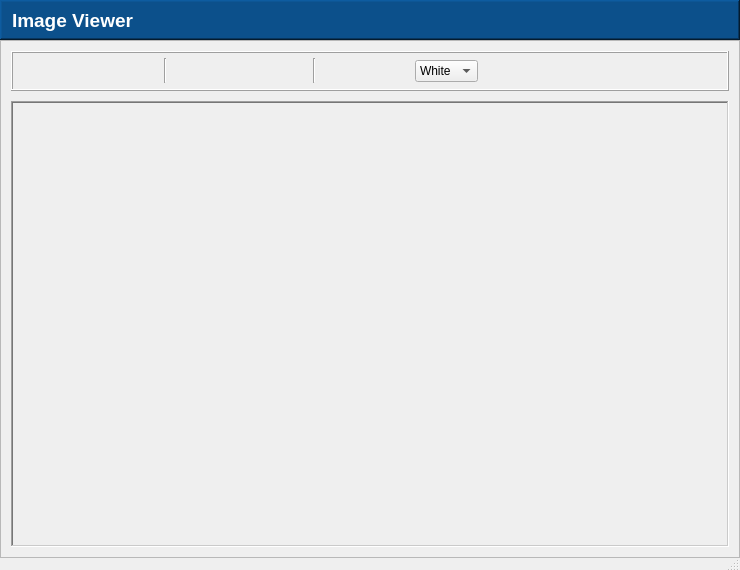
<?xml version="1.0" encoding="UTF-8"?>
<ui version="4.0">
 <class>MainWindow</class>
 <widget class="QMainWindow" name="MainWindow">
  <property name="geometry">
   <rect>
    <x>0</x>
    <y>0</y>
    <width>740</width>
    <height>570</height>
   </rect>
  </property>
  <property name="cursor">
   <cursorShape>OpenHandCursor</cursorShape>
  </property>
  <property name="windowTitle">
   <string>Example_UI</string>
  </property>
  <property name="windowIcon">
   <iconset>
    <normaloff>Icons/app_logo.ico</normaloff>Icons/app_logo.ico</iconset>
  </property>
  <widget class="QWidget" name="centralwidget">
   <property name="styleSheet">
    <string notr="true">QPushButton{
	border: none;
}

QGroupBox{
	font-weight: bold;
}

</string>
   </property>
   <layout class="QVBoxLayout" name="verticalLayout_4">
    <property name="spacing">
     <number>0</number>
    </property>
    <property name="leftMargin">
     <number>0</number>
    </property>
    <property name="topMargin">
     <number>0</number>
    </property>
    <property name="rightMargin">
     <number>0</number>
    </property>
    <property name="bottomMargin">
     <number>0</number>
    </property>
    <item>
     <widget class="QFrame" name="header">
      <property name="minimumSize">
       <size>
        <width>0</width>
        <height>40</height>
       </size>
      </property>
      <property name="maximumSize">
       <size>
        <width>16777215</width>
        <height>40</height>
       </size>
      </property>
      <property name="cursor">
       <cursorShape>OpenHandCursor</cursorShape>
      </property>
      <property name="styleSheet">
       <string notr="true">QFrame{
	background: #0C508B;
}</string>
      </property>
      <property name="frameShape">
       <enum>QFrame::WinPanel</enum>
      </property>
      <property name="frameShadow">
       <enum>QFrame::Raised</enum>
      </property>
      <layout class="QHBoxLayout" name="horizontalLayout">
       <property name="spacing">
        <number>10</number>
       </property>
       <property name="leftMargin">
        <number>10</number>
       </property>
       <property name="topMargin">
        <number>5</number>
       </property>
       <property name="rightMargin">
        <number>10</number>
       </property>
       <property name="bottomMargin">
        <number>5</number>
       </property>
       <item>
        <widget class="QLabel" name="title">
         <property name="font">
          <font>
           <pointsize>14</pointsize>
           <weight>75</weight>
           <bold>true</bold>
          </font>
         </property>
         <property name="styleSheet">
          <string notr="true">QLabel{
	color: white;
	font-size: 14pt;
	font-weight: bold;
}</string>
         </property>
         <property name="text">
          <string>Image Viewer</string>
         </property>
        </widget>
       </item>
       <item>
        <spacer name="horizontalSpacer">
         <property name="orientation">
          <enum>Qt::Horizontal</enum>
         </property>
         <property name="sizeHint" stdset="0">
          <size>
           <width>40</width>
           <height>20</height>
          </size>
         </property>
        </spacer>
       </item>
       <item>
        <widget class="QPushButton" name="close_header_pushButton">
         <property name="minimumSize">
          <size>
           <width>0</width>
           <height>0</height>
          </size>
         </property>
         <property name="maximumSize">
          <size>
           <width>16777215</width>
           <height>16777215</height>
          </size>
         </property>
         <property name="cursor">
          <cursorShape>PointingHandCursor</cursorShape>
         </property>
         <property name="toolTip">
          <string>&lt;html&gt;&lt;head/&gt;&lt;body&gt;&lt;p&gt;Close&lt;/p&gt;&lt;/body&gt;&lt;/html&gt;</string>
         </property>
         <property name="styleSheet">
          <string notr="true">QPushButton{
	padding: 5px;
}

QPushButton:hover{
	background: #F70000;
 }</string>
         </property>
         <property name="text">
          <string/>
         </property>
         <property name="icon">
          <iconset>
           <normaloff>Icons/close.png</normaloff>Icons/close.png</iconset>
         </property>
         <property name="iconSize">
          <size>
           <width>15</width>
           <height>15</height>
          </size>
         </property>
        </widget>
       </item>
      </layout>
     </widget>
    </item>
    <item>
     <widget class="QFrame" name="main">
      <property name="minimumSize">
       <size>
        <width>0</width>
        <height>0</height>
       </size>
      </property>
      <property name="maximumSize">
       <size>
        <width>16777215</width>
        <height>16777215</height>
       </size>
      </property>
      <property name="cursor">
       <cursorShape>ArrowCursor</cursorShape>
      </property>
      <property name="frameShape">
       <enum>QFrame::StyledPanel</enum>
      </property>
      <property name="frameShadow">
       <enum>QFrame::Raised</enum>
      </property>
      <layout class="QVBoxLayout" name="verticalLayout_3">
       <property name="spacing">
        <number>10</number>
       </property>
       <property name="leftMargin">
        <number>10</number>
       </property>
       <property name="topMargin">
        <number>10</number>
       </property>
       <property name="rightMargin">
        <number>10</number>
       </property>
       <property name="bottomMargin">
        <number>10</number>
       </property>
       <item>
        <widget class="QFrame" name="frame">
         <property name="minimumSize">
          <size>
           <width>0</width>
           <height>40</height>
          </size>
         </property>
         <property name="maximumSize">
          <size>
           <width>16777215</width>
           <height>40</height>
          </size>
         </property>
         <property name="styleSheet">
          <string notr="true">QPushButton{
	padding: 5px;
}

QPushButton:hover{
	background: #a3a3a3;
}

QPushButton:pressed {
	background: rgb(0, 0, 0);
}</string>
         </property>
         <property name="frameShape">
          <enum>QFrame::Box</enum>
         </property>
         <property name="frameShadow">
          <enum>QFrame::Raised</enum>
         </property>
         <layout class="QHBoxLayout" name="horizontalLayout_2">
          <property name="spacing">
           <number>5</number>
          </property>
          <property name="leftMargin">
           <number>10</number>
          </property>
          <property name="topMargin">
           <number>0</number>
          </property>
          <property name="rightMargin">
           <number>10</number>
          </property>
          <property name="bottomMargin">
           <number>0</number>
          </property>
          <item>
           <widget class="QPushButton" name="load_image_toolbar_pushButton">
            <property name="minimumSize">
             <size>
              <width>0</width>
              <height>0</height>
             </size>
            </property>
            <property name="maximumSize">
             <size>
              <width>16777215</width>
              <height>16777215</height>
             </size>
            </property>
            <property name="cursor">
             <cursorShape>PointingHandCursor</cursorShape>
            </property>
            <property name="toolTip">
             <string>&lt;html&gt;&lt;head/&gt;&lt;body&gt;&lt;p&gt;Load Image&lt;/p&gt;&lt;/body&gt;&lt;/html&gt;</string>
            </property>
            <property name="styleSheet">
             <string notr="true"/>
            </property>
            <property name="text">
             <string/>
            </property>
            <property name="icon">
             <iconset>
              <normaloff>Icons/directory_2.png</normaloff>Icons/directory_2.png</iconset>
            </property>
            <property name="iconSize">
             <size>
              <width>21</width>
              <height>21</height>
             </size>
            </property>
           </widget>
          </item>
          <item>
           <widget class="QPushButton" name="clear_image_toolbar_pushButton">
            <property name="minimumSize">
             <size>
              <width>0</width>
              <height>0</height>
             </size>
            </property>
            <property name="maximumSize">
             <size>
              <width>16777215</width>
              <height>16777215</height>
             </size>
            </property>
            <property name="cursor">
             <cursorShape>PointingHandCursor</cursorShape>
            </property>
            <property name="toolTip">
             <string>&lt;html&gt;&lt;head/&gt;&lt;body&gt;&lt;p&gt;Load Image&lt;/p&gt;&lt;/body&gt;&lt;/html&gt;</string>
            </property>
            <property name="styleSheet">
             <string notr="true"/>
            </property>
            <property name="text">
             <string/>
            </property>
            <property name="icon">
             <iconset>
              <normaloff>Icons/clear.png</normaloff>Icons/clear.png</iconset>
            </property>
            <property name="iconSize">
             <size>
              <width>21</width>
              <height>21</height>
             </size>
            </property>
           </widget>
          </item>
          <item>
           <widget class="QPushButton" name="save_image_toolbar_pushButton">
            <property name="minimumSize">
             <size>
              <width>0</width>
              <height>0</height>
             </size>
            </property>
            <property name="maximumSize">
             <size>
              <width>16777215</width>
              <height>16777215</height>
             </size>
            </property>
            <property name="cursor">
             <cursorShape>PointingHandCursor</cursorShape>
            </property>
            <property name="toolTip">
             <string/>
            </property>
            <property name="styleSheet">
             <string notr="true">Save Image</string>
            </property>
            <property name="text">
             <string/>
            </property>
            <property name="icon">
             <iconset>
              <normaloff>Icons/save.png</normaloff>Icons/save.png</iconset>
            </property>
            <property name="iconSize">
             <size>
              <width>21</width>
              <height>21</height>
             </size>
            </property>
           </widget>
          </item>
          <item>
           <widget class="Line" name="line">
            <property name="minimumSize">
             <size>
              <width>0</width>
              <height>25</height>
             </size>
            </property>
            <property name="maximumSize">
             <size>
              <width>16777215</width>
              <height>25</height>
             </size>
            </property>
            <property name="orientation">
             <enum>Qt::Vertical</enum>
            </property>
           </widget>
          </item>
          <item>
           <widget class="QPushButton" name="zoomin_toolbar_pushButton">
            <property name="minimumSize">
             <size>
              <width>0</width>
              <height>0</height>
             </size>
            </property>
            <property name="maximumSize">
             <size>
              <width>16777215</width>
              <height>16777215</height>
             </size>
            </property>
            <property name="cursor">
             <cursorShape>PointingHandCursor</cursorShape>
            </property>
            <property name="toolTip">
             <string/>
            </property>
            <property name="styleSheet">
             <string notr="true">Zoom In</string>
            </property>
            <property name="text">
             <string/>
            </property>
            <property name="icon">
             <iconset>
              <normaloff>Icons/zoom-in.png</normaloff>Icons/zoom-in.png</iconset>
            </property>
            <property name="iconSize">
             <size>
              <width>21</width>
              <height>21</height>
             </size>
            </property>
           </widget>
          </item>
          <item>
           <widget class="QPushButton" name="zoomout_toolbar_pushButton">
            <property name="minimumSize">
             <size>
              <width>0</width>
              <height>0</height>
             </size>
            </property>
            <property name="maximumSize">
             <size>
              <width>16777215</width>
              <height>16777215</height>
             </size>
            </property>
            <property name="cursor">
             <cursorShape>PointingHandCursor</cursorShape>
            </property>
            <property name="toolTip">
             <string/>
            </property>
            <property name="styleSheet">
             <string notr="true">Zoom Out</string>
            </property>
            <property name="text">
             <string/>
            </property>
            <property name="icon">
             <iconset>
              <normaloff>Icons/zoom-out.png</normaloff>Icons/zoom-out.png</iconset>
            </property>
            <property name="iconSize">
             <size>
              <width>21</width>
              <height>21</height>
             </size>
            </property>
           </widget>
          </item>
          <item>
           <widget class="QPushButton" name="fitinview_toolbar_pushButton">
            <property name="minimumSize">
             <size>
              <width>0</width>
              <height>0</height>
             </size>
            </property>
            <property name="maximumSize">
             <size>
              <width>16777215</width>
              <height>16777215</height>
             </size>
            </property>
            <property name="cursor">
             <cursorShape>PointingHandCursor</cursorShape>
            </property>
            <property name="toolTip">
             <string/>
            </property>
            <property name="styleSheet">
             <string notr="true">Zoom to Fit</string>
            </property>
            <property name="text">
             <string/>
            </property>
            <property name="icon">
             <iconset>
              <normaloff>Icons/zoom-strech.png</normaloff>Icons/zoom-strech.png</iconset>
            </property>
            <property name="iconSize">
             <size>
              <width>21</width>
              <height>21</height>
             </size>
            </property>
           </widget>
          </item>
          <item>
           <widget class="Line" name="line_2">
            <property name="minimumSize">
             <size>
              <width>0</width>
              <height>25</height>
             </size>
            </property>
            <property name="maximumSize">
             <size>
              <width>16777215</width>
              <height>25</height>
             </size>
            </property>
            <property name="orientation">
             <enum>Qt::Vertical</enum>
            </property>
           </widget>
          </item>
          <item>
           <widget class="QPushButton" name="crosshair_toolbar_pushButton">
            <property name="minimumSize">
             <size>
              <width>0</width>
              <height>0</height>
             </size>
            </property>
            <property name="maximumSize">
             <size>
              <width>16777215</width>
              <height>16777215</height>
             </size>
            </property>
            <property name="cursor">
             <cursorShape>PointingHandCursor</cursorShape>
            </property>
            <property name="toolTip">
             <string/>
            </property>
            <property name="styleSheet">
             <string notr="true">Show Crosshair</string>
            </property>
            <property name="text">
             <string/>
            </property>
            <property name="icon">
             <iconset>
              <normaloff>Icons/crosshair.png</normaloff>Icons/crosshair.png</iconset>
            </property>
            <property name="iconSize">
             <size>
              <width>21</width>
              <height>21</height>
             </size>
            </property>
           </widget>
          </item>
          <item>
           <widget class="QPushButton" name="gridline_toolbar_pushButton">
            <property name="minimumSize">
             <size>
              <width>0</width>
              <height>0</height>
             </size>
            </property>
            <property name="maximumSize">
             <size>
              <width>16777215</width>
              <height>16777215</height>
             </size>
            </property>
            <property name="cursor">
             <cursorShape>PointingHandCursor</cursorShape>
            </property>
            <property name="toolTip">
             <string/>
            </property>
            <property name="styleSheet">
             <string notr="true">Show Grid</string>
            </property>
            <property name="text">
             <string/>
            </property>
            <property name="icon">
             <iconset>
              <normaloff>Icons/grid.png</normaloff>Icons/grid.png</iconset>
            </property>
            <property name="iconSize">
             <size>
              <width>21</width>
              <height>21</height>
             </size>
            </property>
           </widget>
          </item>
          <item>
           <widget class="QComboBox" name="gridcolor_toolbar_comboBox">
            <item>
             <property name="text">
              <string>White</string>
             </property>
            </item>
            <item>
             <property name="text">
              <string>Black</string>
             </property>
            </item>
            <item>
             <property name="text">
              <string>Red</string>
             </property>
            </item>
            <item>
             <property name="text">
              <string>Green</string>
             </property>
            </item>
            <item>
             <property name="text">
              <string>Blue</string>
             </property>
            </item>
           </widget>
          </item>
          <item>
           <spacer name="horizontalSpacer_2">
            <property name="orientation">
             <enum>Qt::Horizontal</enum>
            </property>
            <property name="sizeHint" stdset="0">
             <size>
              <width>40</width>
              <height>20</height>
             </size>
            </property>
           </spacer>
          </item>
         </layout>
        </widget>
       </item>
       <item>
        <widget class="QFrame" name="photoviewer_frame">
         <property name="frameShape">
          <enum>QFrame::WinPanel</enum>
         </property>
         <property name="frameShadow">
          <enum>QFrame::Sunken</enum>
         </property>
         <layout class="QHBoxLayout" name="horizontalLayout_4">
          <property name="spacing">
           <number>0</number>
          </property>
          <property name="leftMargin">
           <number>5</number>
          </property>
          <property name="topMargin">
           <number>5</number>
          </property>
          <property name="rightMargin">
           <number>5</number>
          </property>
          <property name="bottomMargin">
           <number>5</number>
          </property>
          <item>
           <layout class="QHBoxLayout" name="horizontalLayout_3"/>
          </item>
         </layout>
        </widget>
       </item>
      </layout>
     </widget>
    </item>
   </layout>
  </widget>
  <widget class="QStatusBar" name="statusBar">
   <property name="maximumSize">
    <size>
     <width>16777215</width>
     <height>12</height>
    </size>
   </property>
  </widget>
 </widget>
 <resources/>
 <connections/>
</ui>
